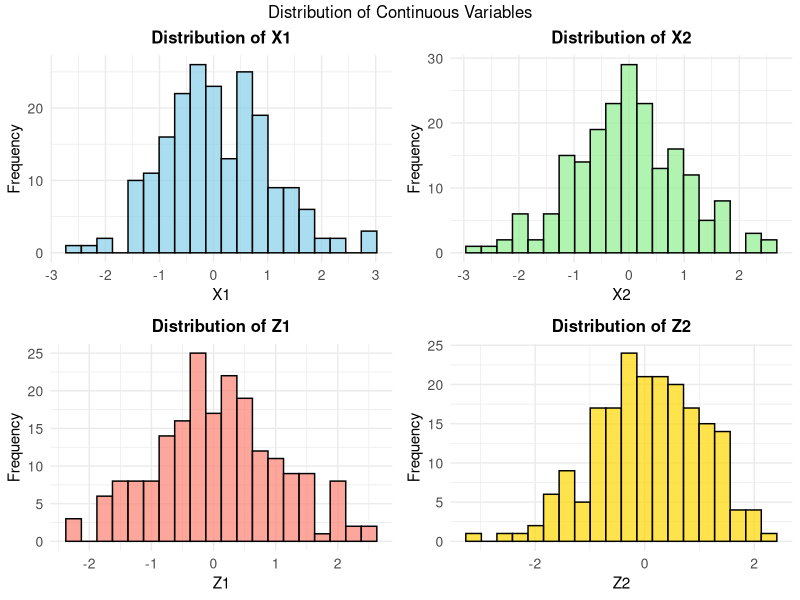
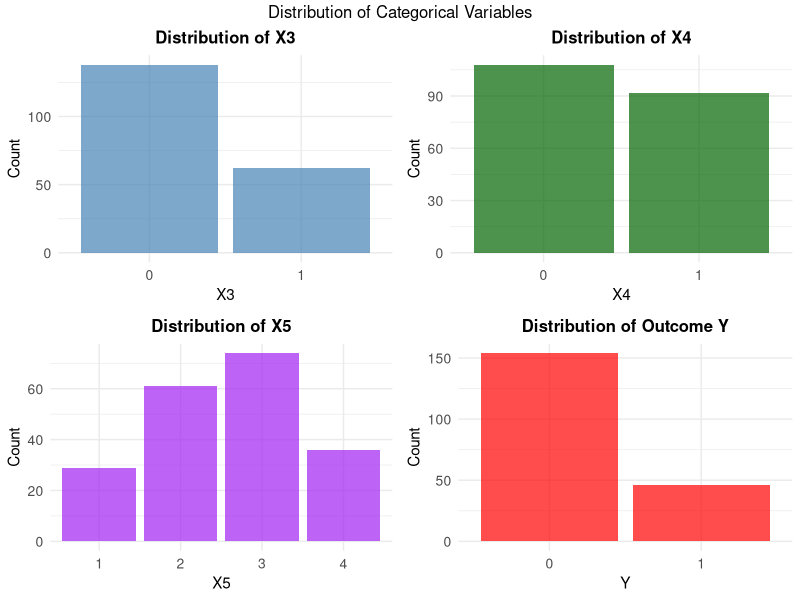
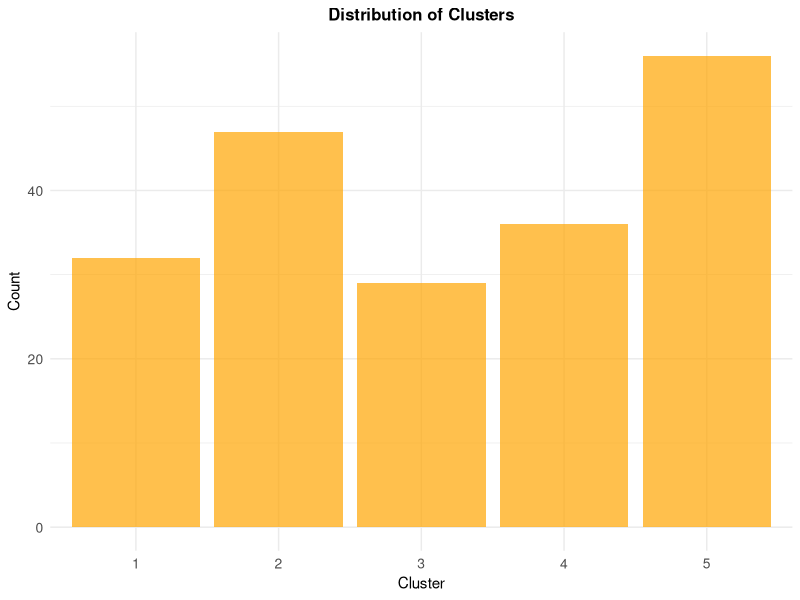
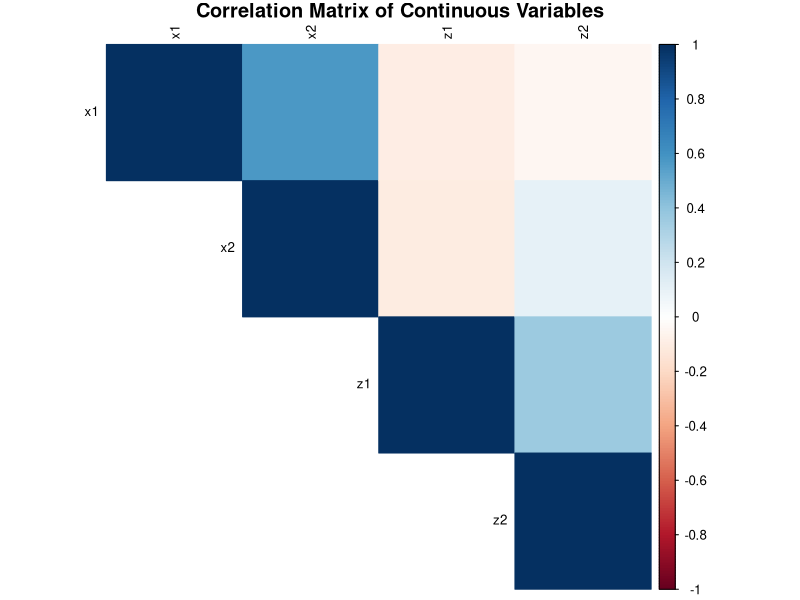
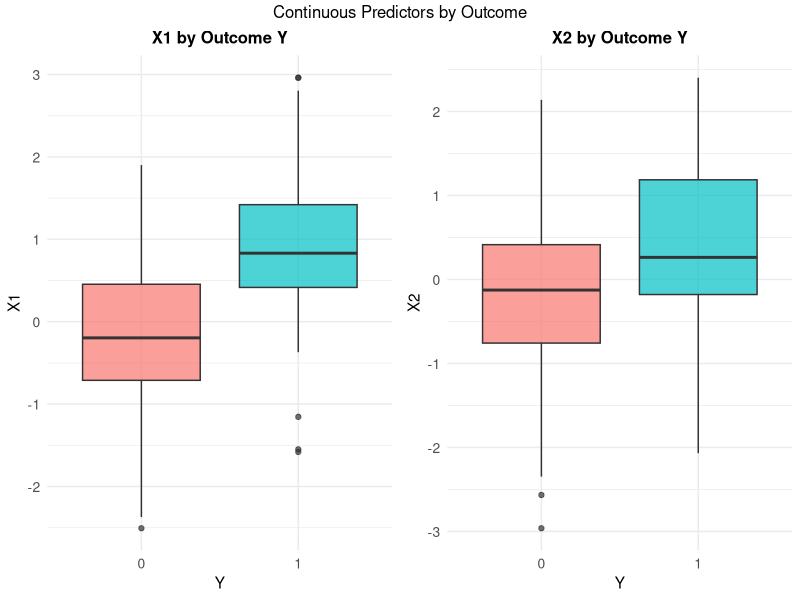
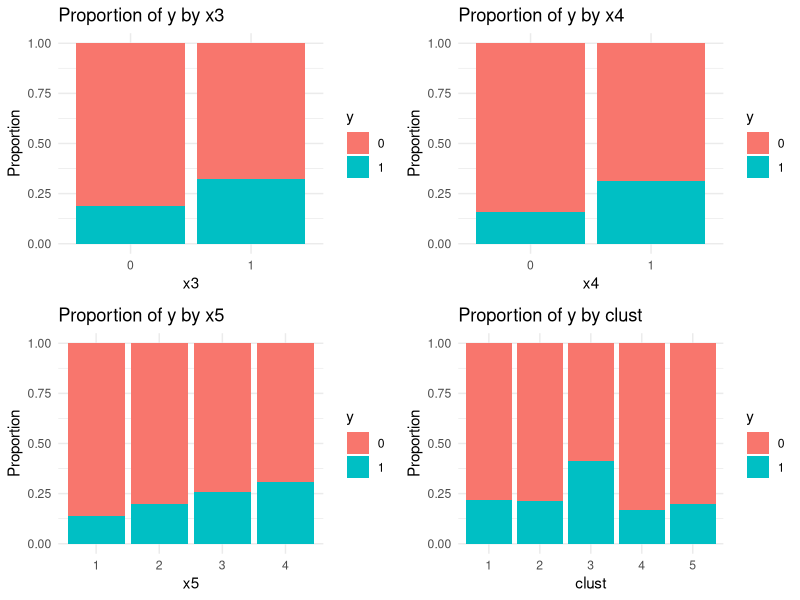

Here is the R script that generated these plots, in order:
## ---- chunk 1
#| include: false
remove(list=ls()) # empty memory
set.seed(42) # the answer to life the universe and everything

library(ggplot2)
library(dplyr)
library(corrplot)
library(gridExtra)
library(reshape2)
library(MASS)
## ---- chunk 2
#useful functions
logit <- function(x){log(x/(1-x))}
expit <- function(x){exp(x)/(1+exp(x))}
## ---- chunk 3
N <- 200
Sigma <- outer(1:10, 1:10, function(x,y) 0.5^abs(x-y)) 
## ---- chunk 4
x <- mvrnorm(N, rep(0,10), Sigma)
## ---- chunk 5
x[,3] <- ifelse(x[,3] > 0.5, 1, 0)
x[,4] <- ifelse(x[,4] > 0, 1, 0)
x[,5] <- cut(x[,5], breaks=c(-Inf, -1, 0, 1, Inf), labels = FALSE)
x[,8] <- ifelse(x[,8] > 1, 0.5, 0)
x[,9] <- ifelse(x[,9] > 1.5, 1, 0)
x[,10] <- cut(x[,10], breaks=c(-Inf, -1, 0.5, 1, Inf), labels = FALSE)
## ---- chunk 6
data.bin.complete <- data.frame(x)
colnames(data.bin.complete) <- c(paste0("x", 1:5), paste0("z", 1:5))
## ---- chunk 7
logit.py <- with(data.bin.complete,-2+x1+0.2*x1^2+
0.3*x2+0.1*x2^2+0.2*(x3==2)+0.2*(x4==2)+0.2*(x5==2)-
0.1*(x5==3)+0.2*(x5==4)+rnorm(N,0,0.1))
py <- expit(logit.py)
data.bin.complete$y <- rbinom(N,1,py)
## ---- chunk 8
data.bin.complete[,c(3:5, 8:10, 11)] <- lapply(data.bin.complete[,c(3:5, 8:10, 11)], factor)
## ---- chunk 9
# introduce missing data
missing.matrix=matrix(0, nrow=nrow(data.bin.complete),
                      
ncol=ncol(data.bin.complete))
missing.matrix=matrix(rbinom(length(missing.matrix),1, p=0.1),
nrow=nrow(data.bin.complete))
data.bin=data.bin.complete
data.bin[missing.matrix==1]=NA
## ---- chunk 10
data.bin %>% count(data.bin$y)
## ---- chunk 11
## simulate data
data.bin$clust <- factor(sample(1:5, size = N, replace = TRUE, prob =
rep(0.2,5)))
data.bin <- data.bin[order(data.bin$clust),]
head(data.bin)
## ---- chunk 12
summary(data.bin[, c("x1", "x2", "x3", "x4", "x5", "y")])
## ---- chunk 13
#| message: false
#| warning: false
#| include: false
library(Hmisc)

# Perform imputation using areg
n.impute <- 10
a <- aregImpute(data=data.bin,I(y)~x1+x2+I(x3)+I(x4)+I(x5)+z1+z2+z3+z4+z5+clust,
  n.impute=n.impute, nk=3, match='closest')
## ---- chunk 14
# get imputed datasets
imputed1=list()
for (i in 1:n.impute){
  imputed1[[i]] <- impute.transcan(a, imputation=i, data=data.bin,list.out=TRUE,pr=FALSE, check=FALSE)}
## ---- chunk 15
df = as.data.frame(imputed1[[1]])
head(df)
## ---- chunk 16
colSums(is.na(df))

## ---- chunk 17
continuous_vars <- c("x1", "x2", "z1", "z2")
categorical_vars <- c("x3", "x4", "x5", "z3", "z4", "z5", "y", "clust")

continuous_data <- df[, continuous_vars]
sapply(continuous_data, function(x) {
  c(Mean = mean(x, na.rm = TRUE),
    Median = median(x, na.rm = TRUE),
    SD = sd(x, na.rm = TRUE),
    Min = min(x, na.rm = TRUE),
    Max = max(x, na.rm = TRUE),
    Q1 = quantile(x, 0.25, na.rm = TRUE),
    Q3 = quantile(x, 0.75, na.rm = TRUE),
    Missing = sum(is.na(x)))
})

## ---- chunk 18
#| message: false
#| warning: false
# Set up plotting theme
theme_custom <- theme_minimal() + 
  theme(plot.title = element_text(hjust = 0.5, size = 12, face = "bold"),
        axis.text = element_text(size = 10),
        axis.title = element_text(size = 11))

# 4.1 Distribution plots for continuous variables
cat("\n=== CREATING VISUALIZATIONS ===\n")

# Histograms for continuous variables
p1 <- ggplot(df, aes(x = x1)) + 
  geom_histogram(bins = 20, fill = "skyblue", alpha = 0.7, color = "black") +
  labs(title = "Distribution of X1", x = "X1", y = "Frequency") + theme_custom

p2 <- ggplot(df, aes(x = x2)) + 
  geom_histogram(bins = 20, fill = "lightgreen", alpha = 0.7, color = "black") +
  labs(title = "Distribution of X2", x = "X2", y = "Frequency") + theme_custom

p3 <- ggplot(df, aes(x = z1)) + 
  geom_histogram(bins = 20, fill = "salmon", alpha = 0.7, color = "black") +
  labs(title = "Distribution of Z1", x = "Z1", y = "Frequency") + theme_custom

p4 <- ggplot(df, aes(x = z2)) + 
  geom_histogram(bins = 20, fill = "gold", alpha = 0.7, color = "black") +
  labs(title = "Distribution of Z2", x = "Z2", y = "Frequency") + theme_custom

# Combine plots
grid.arrange(p1, p2, p3, p4, ncol = 2, top = "Distribution of Continuous Variables")
## ---- chunk 19
# 4.2 Bar plots for categorical variables
p5 <- ggplot(df, aes(x = x3)) + 
  geom_bar(fill = "steelblue", alpha = 0.7) +
  labs(title = "Distribution of X3", x = "X3", y = "Count") + theme_custom

p6 <- ggplot(df, aes(x = x4)) + 
  geom_bar(fill = "darkgreen", alpha = 0.7) +
  labs(title = "Distribution of X4", x = "X4", y = "Count") + theme_custom

p7 <- ggplot(df, aes(x = x5)) + 
  geom_bar(fill = "purple", alpha = 0.7) +
  labs(title = "Distribution of X5", x = "X5", y = "Count") + theme_custom

p8 <- ggplot(df, aes(x = y)) + 
  geom_bar(fill = "red", alpha = 0.7) +
  labs(title = "Distribution of Outcome Y", x = "Y", y = "Count") + theme_custom

grid.arrange(p5, p6, p7, p8, ncol = 2, top = "Distribution of Categorical Variables")
## ---- chunk 20
# 4.3 Cluster analysis
p9 <- ggplot(df, aes(x = clust)) + 
  geom_bar(fill = "orange", alpha = 0.7) +
  labs(title = "Distribution of Clusters", x = "Cluster", y = "Count") + theme_custom

print(p9)
## ---- chunk 21
# 4.4 Correlation matrix for continuous variables
cont_data_complete <- na.omit(df[, continuous_vars])
cor_matrix <- cor(cont_data_complete)

# Correlation plot
corrplot(cor_matrix, method = "color", type = "upper", 
         order = "hclust", tl.cex = 0.8, tl.col = "black",
         title = "Correlation Matrix of Continuous Variables",
         mar = c(0,0,1,0))
## ---- chunk 22
# Outcome by continuous predictors (boxplots)
p10 <- ggplot(df, aes(x = y, y = x1, fill = y)) + 
  geom_boxplot(alpha = 0.7) +
  labs(title = "X1 by Outcome Y", x = "Y", y = "X1") + theme_custom +
  theme(legend.position = "none")

p11 <- ggplot(df, aes(x = y, y = x2, fill = y)) + 
  geom_boxplot(alpha = 0.7) +
  labs(title = "X2 by Outcome Y", x = "Y", y = "X2") + theme_custom +
  theme(legend.position = "none")

grid.arrange(p10, p11, ncol = 2, top = "Continuous Predictors by Outcome")
## ---- chunk 23
vars <- c("x3", "x4", "x5", "clust")
plot_list <- list()  # to store plots

for (var in vars) {
  p <- ggplot(df, aes_string(x = var, fill = "factor(y)")) +
    geom_bar(position = "fill") +  # stacked proportion bars
    ylab("Proportion") +
    labs(fill = "y", title = paste("Proportion of y by", var)) +
    theme_minimal()
  
  plot_list[[var]] <- p
}

# Arrange all plots in a 2x2 grid
grid.arrange(grobs = plot_list, ncol = 2)
